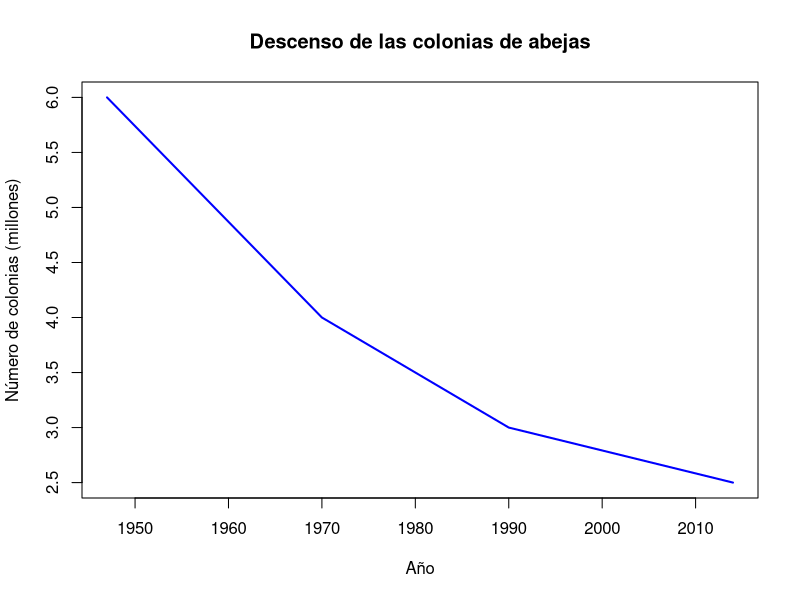
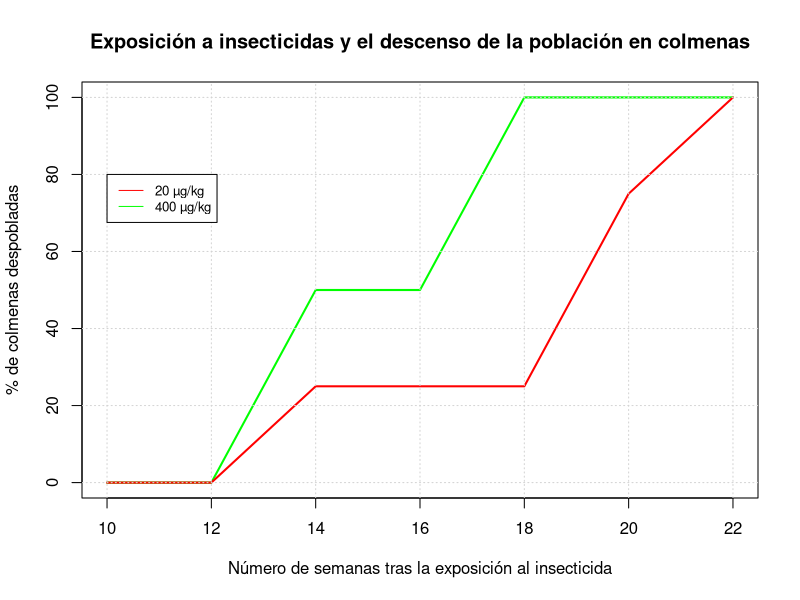
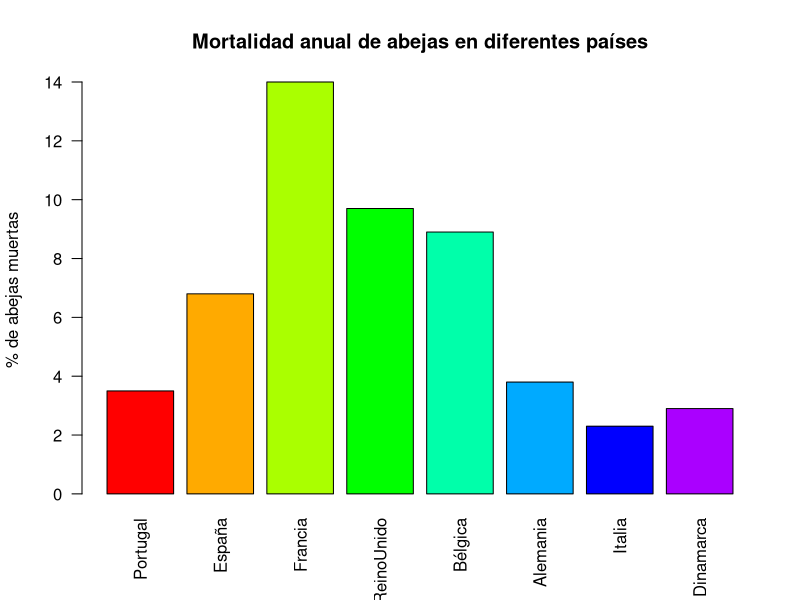

Write R code to recreate these figures, in order.
## ---- chunk 1
y<-c(6,4, 3,2.5)
x<-c(1947,1970,1990,2014)


## ---- chunk 2
plot(x,y, type="l", main= "Descenso de las colonias de abejas", xlab= "Año", ylab="Número de colonias (millones)", lwd=2, col="blue")

## ---- chunk 3
y2<-c(0,0,50,50,100,100,100)
y3<-c(0,0,25,25,25,75,100)
x<-c(10,12,14,16,18,20,22)

## ---- chunk 4

plot(x,y2, type="l", ann=F,axes=F, lwd=2, col="green")
par(new=TRUE)

plot(x,y3, type="l", main= "Exposición a insecticidas y el descenso de la población en colmenas", xlab= "Número de semanas tras la exposición al insecticida", ylab="% de colmenas despobladas", lwd=2, col="red")
grid()
legend(10,80,legend=c("20 µg/kg","400 µg/kg"),col=c("red","green"), lty=1:1, cex=0.8)

## ---- chunk 5
x<-c(1,2,3,4,5,6,7,8)
names(x)<-c("Portugal","España","Francia","ReinoUnido","Bélgica", "Alemania","Italia", "Dinamarca")
xb<-names(x)
y<-c(3.5, 6.8, 14,9.7,8.9,3.8,2.3,2.9)

## ---- chunk 6
barplot(name=xb,y, main= "Mortalidad anual de abejas en diferentes países", ylab="% de abejas muertas", las=2, col=rainbow(9))


